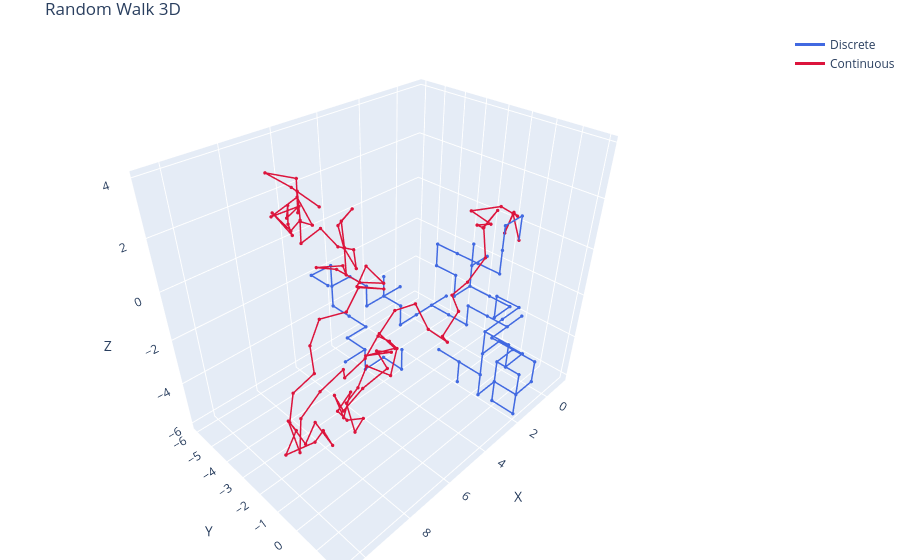

The notebook cell this image was saved under:
### Markdown cell above
The left panels illustrate the root-mean-square displacement as a function of the number of steps $N$, fitted with the diffusive power law $f(N) = k\sqrt{N}$. The fitting procedure yields $k = 1.0008 \pm 0.0001$ for the discrete Random Walk and $k = 1.0003 \pm 0.0001$ for the continuous one. At first glance, these values might appear statistically incompatible with the exact theoretical expectation of $k = 1$. However, to correctly evaluate the goodness of the simulation, we must analyze the residual plots on the right, which show the difference between the simulated data and the exact theoretical curve ($\sqrt{N}$). In these panels, the error bars represent the true statistical uncertainty at each step, rigorously computed via the data blocking method. As clearly shown, the theoretical expectation (the dashed red line at $y = 0$) falls well within the error bars for almost all the simulated steps in both spatial configurations. 

This confirms an excellent agreement between the simulation and the theoretical model, proving that the implemented Random Walk correctly reproduces the expected diffusive behavior once the statistical correlations are properly taken into account. It is also clear that the behaviour of the displacement it's the same in both discrete and continuous. In the next tool, there's an interactive 3D visual representation of two of the trajectories (discrete and continuous) to give a visual idea of this fact.

### Code cell
%matplotlib widget
fig = go.Figure()

# Traiettoria discreta
fig.add_trace(go.Scatter3d(
    x=data_d[:, 0], y=data_d[:, 1], z=data_d[:, 2],
    mode='lines+markers',
    marker=dict(size=2),
    line=dict(color='royalblue', width=3),
    name='Discrete'
))

# Traiettoria continua
fig.add_trace(go.Scatter3d(
    x=data_c[:, 0], y=data_c[:, 1], z=data_c[:, 2],
    mode='lines+markers',
    marker=dict(size=2),
    line=dict(color='crimson', width=3),
    name='Continuous'
))

fig.update_layout(
    title='Random Walk 3D',
    scene=dict(xaxis_title='X', yaxis_title='Y', zaxis_title='Z'),
    margin=dict(l=0, r=0, b=0, t=30)
)

fig.show()

### Figure 1 — Plotly figure (JSON) as saved in the notebook; plotly's stock layout.template omitted (floating-point values rounded to 4 significant figures)
{"data": [{"line": {"color": "royalblue", "width": 3}, "marker": {"size": 2}, "mode": "lines+markers", "name": "Discrete", "type": "scatter3d", "x": [0.0, 0.0, 1.0, 1.0, 1.0, 1.0, 1.0, 1.0, 1.0, 1.0, 1.0, 0.0, 0.0, 0.0, 0.0, -1.0, 0.0, 0.0, 0.0, 0.0, 1.0, 1.0, 1.0, 2.0, 1.0, 2.0, 3.0, 3.0, 3.0, 3.0, 3.0, 2.0, 2.0, 3.0, 3.0, 3.0, 3.0, 3.0, 3.0, 3.0, 3.0, 3.0, 2.0, 2.0, 2.0, 2.0, 2.0, 2.0, 2.0, 2.0, 1.0, 1.0, 1.0, 2.0, 1.0, 1.0, 0.0, -1.0, 0.0, 0.0, 0.0, 0.0, 0.0, 0.0, -1.0, 0.0, 1.0, 2.0, 2.0, 2.0, 1.0, 2.0, 2.0, 2.0, 3.0, 3.0, 3.0, 4.0, 3.0, 4.0, 4.0, 5.0, 5.0, 5.0, 4.0, 4.0, 4.0, 4.0, 4.0, 4.0, 4.0, 5.0, 5.0, 6.0, 5.0, 6.0, 5.0, 5.0, 4.0, 4.0, 4.0], "y": [0.0, 0.0, 0.0, 0.0, 0.0, -1.0, -2.0, -3.0, -3.0, -2.0, -2.0, -2.0, -2.0, -2.0, -2.0, -2.0, -2.0, -2.0, -1.0, 0.0, 0.0, 0.0, 1.0, 1.0, 1.0, 1.0, 1.0, 1.0, 1.0, 2.0, 2.0, 2.0, 1.0, 1.0, 1.0, 0.0, 0.0, 0.0, -1.0, 0.0, 1.0, 1.0, 1.0, 2.0, 2.0, 1.0, 1.0, 1.0, 2.0, 2.0, 2.0, 2.0, 1.0, 1.0, 1.0, 0.0, 0.0, 0.0, 0.0, -1.0, -2.0, -2.0, -3.0, -4.0, -4.0, -4.0, -4.0, -4.0, -4.0, -5.0, -5.0, -5.0, -5.0, -5.0, -5.0, -5.0, -6.0, -6.0, -6.0, -6.0, -6.0, -6.0, -5.0, -6.0, -6.0, -6.0, -6.0, -5.0, -4.0, -5.0, -4.0, -4.0, -3.0, -3.0, -3.0, -3.0, -3.0, -3.0, -3.0, -2.0, -2.0], "z": [0.0, 1.0, 1.0, 0.0, -1.0, -1.0, -1.0, -1.0, -2.0, -2.0, -3.0, -3.0, -2.0, -1.0, -2.0, -2.0, -2.0, -3.0, -3.0, -3.0, -3.0, -2.0, -2.0, -2.0, -2.0, -2.0, -2.0, -3.0, -2.0, -2.0, -3.0, -3.0, -3.0, -3.0, -4.0, -4.0, -5.0, -4.0, -4.0, -4.0, -4.0, -5.0, -5.0, -5.0, -6.0, -6.0, -5.0, -4.0, -4.0, -5.0, -5.0, -4.0, -4.0, -4.0, -4.0, -4.0, -4.0, -4.0, -4.0, -4.0, -4.0, -5.0, -5.0, -5.0, -5.0, -5.0, -5.0, -5.0, -4.0, -4.0, -4.0, -4.0, -3.0, -4.0, -4.0, -3.0, -3.0, -3.0, -3.0, -3.0, -2.0, -2.0, -2.0, -2.0, -2.0, -3.0, -4.0, -4.0, -4.0, -4.0, -4.0, -4.0, -4.0, -4.0, -4.0, -4.0, -4.0, -5.0, -5.0, -5.0, -4.0]}, {"line": {"color": "crimson", "width": 3}, "marker": {"size": 2}, "mode": "lines+markers", "name": "Continuous", "type": "scatter3d", "x": [0.0, -0.1085, 0.7818, -0.09432, 0.6149, 1.401, 2.008, 2.198, 3.118, 2.335, 1.373, 2.333, 2.602, 3.246, 4.234, 3.791, 4.541, 3.934, 4.539, 4.618, 5.593, 6.373, 6.691, 6.104, 6.444, 6.604, 6.879, 7.777, 8.105, 7.287, 8.096, 7.786, 7.43, 8.238, 8.392, 8.79, 7.819, 6.917, 6.508, 6.659, 7.007, 6.12, 5.887, 6.755, 7.736, 8.104, 9.055, 9.967, 10.55, 10.28, 9.888, 10.3, 9.462, 8.716, 8.399, 8.401, 9.254, 9.143, 8.58, 7.639, 7.245, 6.546, 5.72, 4.936, 4.072, 4.842, 4.649, 4.161, 4.508, 5.065, 5.266, 4.537, 5.08, 4.669, 4.264, 3.351, 3.656, 3.542, 3.329, 3.499, 4.346, 4.788, 5.764, 5.788, 6.614, 7.157, 6.796, 6.315, 6.496, 7.13, 7.14, 8.137, 7.215, 7.317, 7.076, 7.022, 7.628, 7.397, 7.869, 7.659, 7.354], "y": [0.0, -0.4628, -0.1364, -0.4243, 0.1881, 0.00375, -0.76, 0.2203, 0.3358, 0.01648, -0.1342, 0.04619, 0.4215, 0.2544, 0.4086, 0.3894, 0.3712, 0.1179, -0.2699, -0.8237, -0.8457, -0.8427, -0.008529, -0.2379, -0.1884, -1.171, -1.353, -0.9482, -0.1866, -0.6673, -0.5726, -1.425, -1.108, -0.5658, -0.7808, 0.1081, -0.05889, 0.1311, -0.7789, 0.05242, -0.7742, -0.3162, -1.286, -1.076, -1.01, -0.6139, -0.6318, -0.4718, 0.1555, -0.6713, -0.9097, -1.036, -0.577, -1.085, -1.052, -1.935, -1.413, -2.382, -2.819, -2.776, -3.424, -3.679, -3.142, -3.319, -2.9, -3.51, -3.207, -2.815, -3.724, -4.354, -5.298, -4.616, -3.806, -4.32, -4.903, -5.312, -5.829, -5.669, -5.216, -5.142, -5.069, -5.486, -5.435, -5.335, -4.784, -4.956, -4.464, -5.335, -4.982, -4.211, -3.486, -3.564, -3.435, -2.652, -3.565, -3.664, -2.9, -3.138, -4.018, -3.065, -2.214], "z": [0.0, 0.8798, 0.5624, 0.949, 1.298, 1.888, 1.667, 1.613, 1.987, 1.454, 1.683, 1.468, 0.5813, -0.1648, -0.1263, -1.023, -1.685, -2.437, -1.742, -0.9133, -0.694, -1.32, -0.8694, -1.646, -2.585, -2.681, -3.625, -3.452, -4.011, -4.328, -3.748, -4.169, -3.29, -3.52, -2.556, -2.328, -2.156, -1.768, -1.834, -1.299, -1.74, -1.678, -1.746, -2.195, -2.377, -1.536, -1.843, -2.221, -2.733, -2.239, -3.126, -4.028, -3.731, -4.161, -5.108, -4.64, -4.652, -4.428, -3.727, -3.39, -2.739, -2.071, -1.898, -1.304, -1.583, -1.399, -0.4653, -1.245, -1.479, -0.9376, -1.198, -1.137, -0.9149, -0.1627, 0.5416, 0.5567, -0.2428, -1.223, -2.089, -1.106, -0.5803, 0.2144, 0.006237, 1.001, 1.125, 1.947, 1.154, 1.051, 1.969, 2.03, 2.719, 2.706, 3.071, 2.458, 2.13, 3.123, 2.903, 3.846, 3.891, 3.676, 3.247]}], "layout": {"margin": {"b": 0, "l": 0, "r": 0, "t": 30}, "scene": {"xaxis": {"title": {"text": "X"}}, "yaxis": {"title": {"text": "Y"}}, "zaxis": {"title": {"text": "Z"}}}, "title": {"text": "Random Walk 3D"}}}
